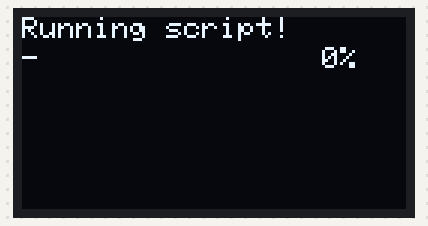
The sketch below on a simulated Arduino Uno, built with avr-gcc and run on an emulated ATmega328P. On the bench: 128×64 one-colour display. Random numbers use the default seed unless the sketch sets one.

Above: at 0.1 s.
At 2.7 s:
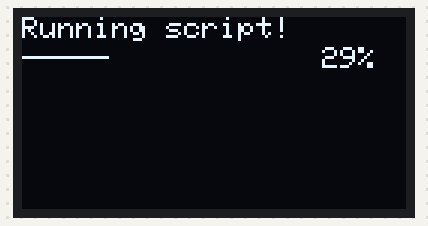
At 3.1 s:
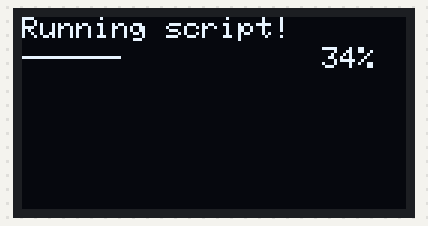
At 3.7 s:
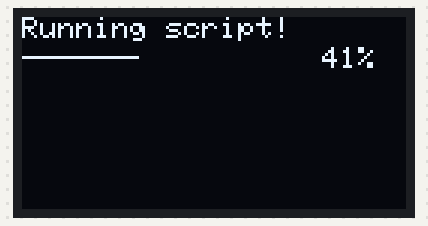
At 7.1 s:
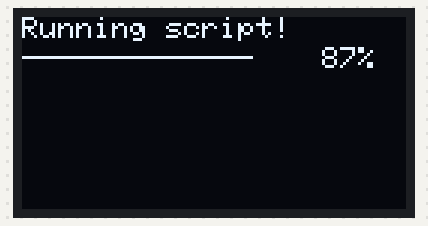
At 8.2 s:
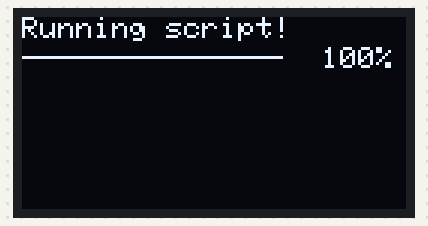

The sketch:

loading_anim.ino
```cpp
#include <SPI.h>
#include <Wire.h>
#include <Adafruit_GFX.h>
#include <Adafruit_SSD1306.h>


#define SCREEN_WIDTH 128
#define SCREEN_HEIGHT 64

// The pins for I2C are defined by the Wire-library.
// On an arduino UNO:       A4(SDA), A5(SCL)
#define OLED_RESET     -1 // Reset pin # (or -1 if sharing Arduino reset pin)
#define SCREEN_ADDRESS 0x3C ///< See datasheet for Address; 0x3D for 128x64, 0x3C for 128x32
Adafruit_SSD1306 display(SCREEN_WIDTH, SCREEN_HEIGHT, &Wire, OLED_RESET);

void setup() {
  display.begin(SSD1306_SWITCHCAPVCC, SCREEN_ADDRESS);

  display.clearDisplay();

  display.setTextSize(1);
  display.setTextColor(SSD1306_WHITE);

  display.setCursor(0,0);
  display.println(F("Running script!"));
  for(int i = 0; i < 84; i++){
    int procentage = map(i, 0, 82, 0, 100);
    int random_delay = random(50, 300);
    int j = 1;

    display.fillRect(100, 10, 20, 10, SSD1306_BLACK); //fill background with black colour
    display.setCursor(100,10);
    display.print(procentage);
    display.println(F("%"));
    display.setCursor(i,10);
    display.println(F("-"));

    //sdsdsdsdsd

    display.display();

    delay(random_delay);

    i++;
  }


  delay(1000);
}

void loop() {

  //sth...

}
```
